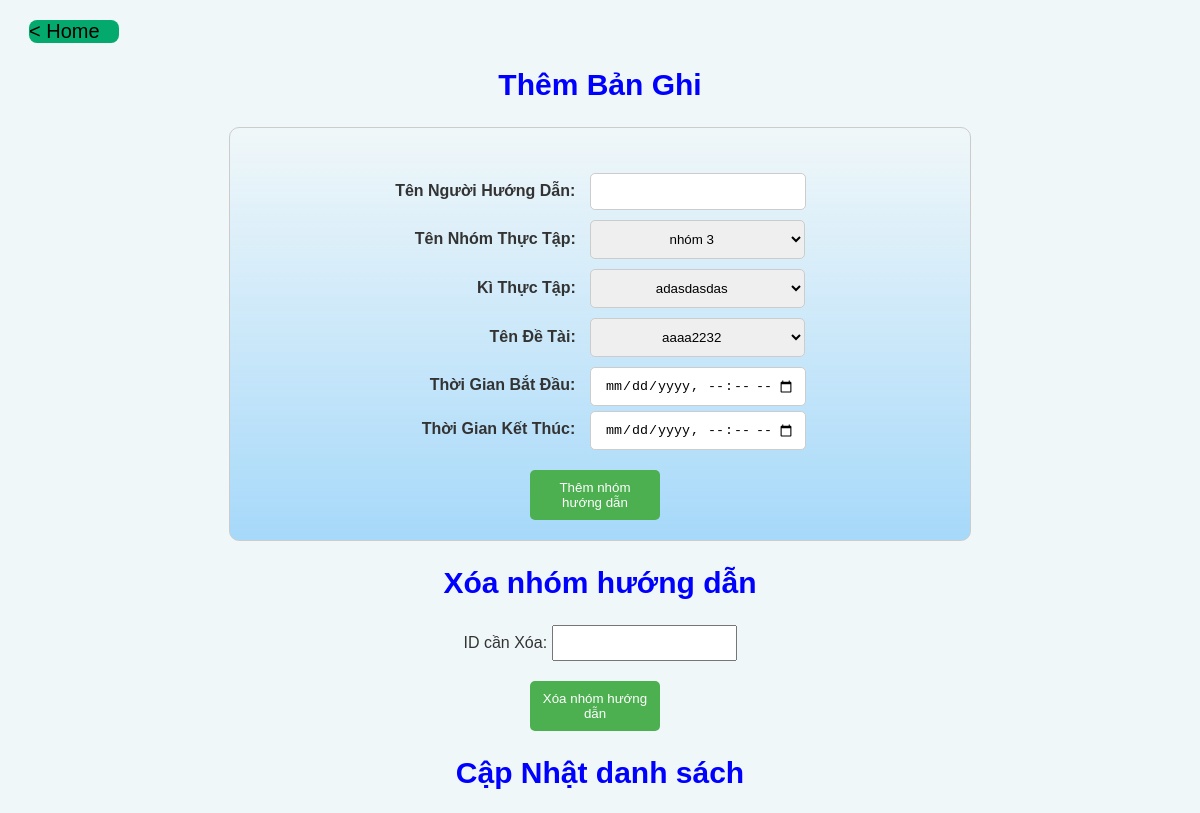
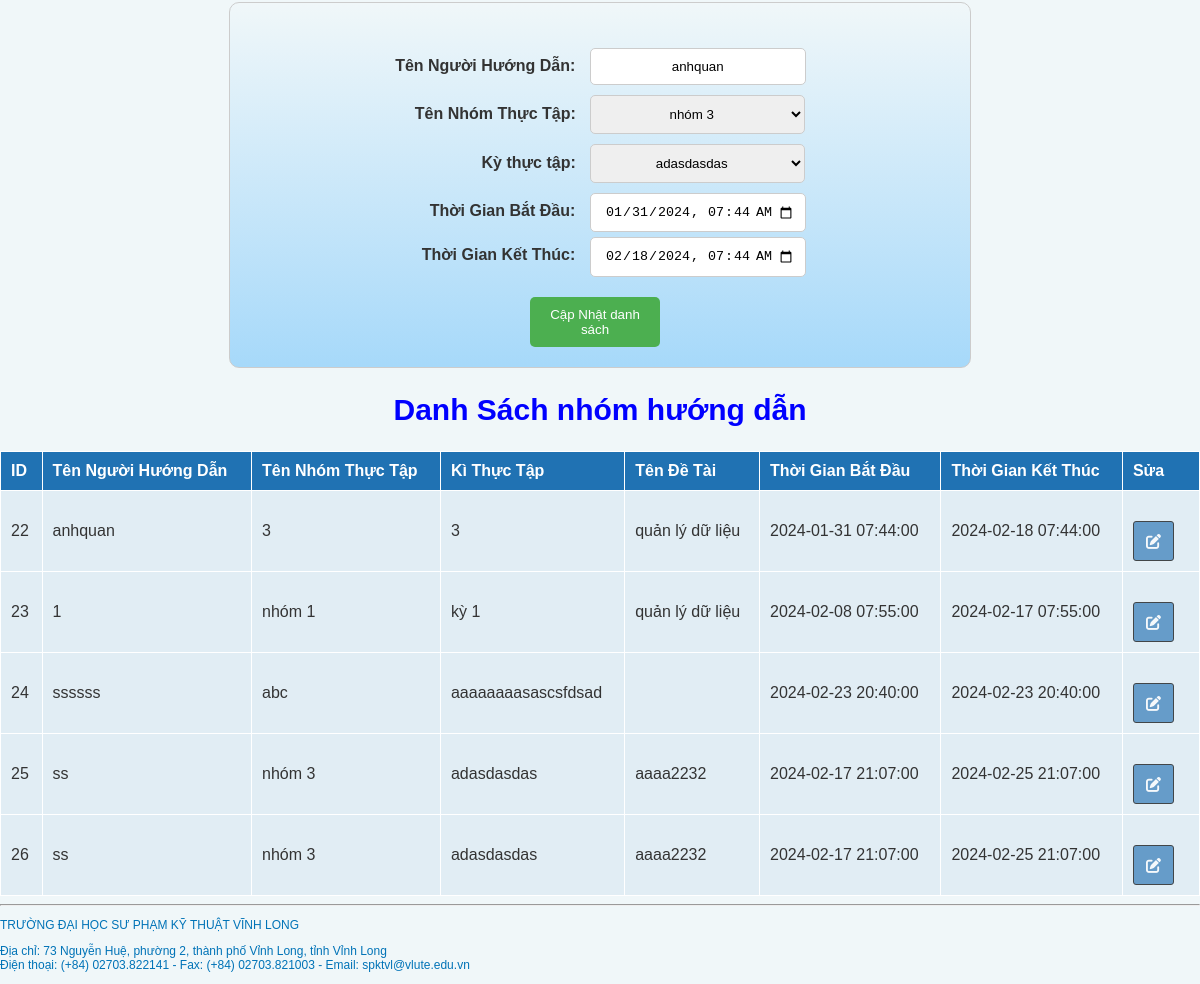
The app's page /nhomhd.php?id_to_update=22 with its own data (2 pictures, top to bottom).
### tables this page shows
CREATE TABLE `nhomnguoihd` (
  `id_nhomnguoihd` int(11) NOT NULL,
  `tennguoihuongdan` varchar(100) NOT NULL,
  `tennhomthuctap` varchar(100) NOT NULL,
  `kithuctap` varchar(100) NOT NULL,
  `tendetai` varchar(100) NOT NULL,
  `thoigianbatdau` datetime DEFAULT NULL,
  `thoigianketthuc` datetime DEFAULT NULL
);

### nhomhd.php (the view, shortened to what this page needs)
<?php
$mysqli = new mysqli('localhost', 'root', '', 'quanlysvtt');
function getKythuctapOptions()
{
    global $mysqli;
    $options = array();
    $query = "SELECT * FROM kythuctap";
    $result = $mysqli->query($query);
    if ($result->num_rows > 0) {
        while ($row = $result->fetch_assoc()) {
            $options[$row['tenkythuctap']] = $row['tenkythuctap'];
        }
    }
    return $options;
}
function getNhomttOptions()
{
    global $mysqli;
    $options = array();
    $query = "SELECT * FROM nhomtt";
    $result = $mysqli->query($query);
    if ($result->num_rows > 0) {
        while ($row = $result->fetch_assoc()) {
            $options[$row['tennhom']] = $row['tennhom'];
        }
    }
    return $options;
}
function getTendetaiOptions()
{
    global $mysqli;
    $options = array();
    $query = "SELECT * FROM tendetai";
    $result = $mysqli->query($query);
    if ($result->num_rows > 0) {
        while ($row = $result->fetch_assoc()) {
            $options[$row['tendetai']] = $row['tendetai'];
        }
    }
    return $options;
}
?>
<!DOCTYPE html>
<html lang="en">
<head>
    <link rel="stylesheet" href="https://cdnjs.cloudflare.com/ajax/libs/select2/4.1.0-beta.1/css/select2.min.css">
    <link rel="stylesheet" href="https://use.fontawesome.com/releases/v6.4.2/css/all.css">
</head>
<body>
<div class="home">
        <a href="index.php"> < Home</a>
    </div>
<h2>Thêm Bản Ghi</h2>
<div class="form">
<form method="post" action="nhomhd.php">
    <label>Tên Người Hướng Dẫn:</label>
    <input type="text" name="tennguoihuongdan" required><br>
    <label>Tên Nhóm Thực Tập:</label>
    <select name="tennhomthuctap"  required>
        <?php
        $nhomttOptions = getNhomttOptions();
        foreach ($nhomttOptions as $id => $tennhom) {
            echo "<option value=\"$id\">$tennhom</option>";
        }
        ?>
    </select>
    <br>
    <label>Kì Thực Tập:</label>
    <select name="kithuctap"  required>
        <?php
        $kythuctapOptions = getKythuctapOptions();
        foreach ($kythuctapOptions as $id => $tenkythuctap) {
            echo "<option value=\"$id\">$tenkythuctap</option>";
        }
        ?>
    </select><br>
    <label>Tên Đề Tài:</label>
    <select name="tendetai"  required>
        <?php
        $tendetaiOptions = getTendetaiOptions();
        foreach ($tendetaiOptions as $tendetai) {
            echo "<option value=\"$tendetai\">$tendetai</option>";
        }
        ?>
    </select><br>
    <label>Thời Gian Bắt Đầu:</label>
    <input type="datetime-local" name="thoigianbatdau" required><br>
    <label>Thời Gian Kết Thúc:</label>
    <input type="datetime-local" name="thoigianketthuc" required><br>
    <button type="submit" name="add" >Thêm nhóm hướng dẫn</button>
</form>
</div>
<h2>Xóa nhóm hướng dẫn</h2>
<div class="xoa">
<form method="post" action="nhomhd.php">
    <label>ID cần Xóa:</label>
    <input type="number" name="id_to_delete" required><br>
    <button type="submit" name="delete" >Xóa nhóm hướng dẫn</button>
</form>
</div>
<?php
if (isset($_GET['id_to_update'])) {
    $id_to_update = $_GET['id_to_update'];
    $select_update_query = "SELECT * FROM nhomnguoihd WHERE id_nhomnguoihd = $id_to_update";
    $update_result = $mysqli->query($select_update_query);
    if ($update_result->num_rows > 0) {
        $row = $update_result->fetch_assoc();
?>
<h2>Cập Nhật danh sách</h2>
<div class="form">
    <form method="post" action="nhomhd.php">
        <label>Tên Người Hướng Dẫn:</label>
            <input type="text" name="tennguoihuongdan" value="<?php echo $row['tennguoihuongdan']; ?>" required><br>
        <label>Tên Nhóm Thực Tập:</label>
        <select name="tennhomthuctap"  required>
            <?php
            foreach ($nhomttOptions as $id => $tennhom) {
                    $selected = ($id == $row['tennhomthuctap']) ? 'selected' : '';
                        echo "<option value=\"$id\" $selected>$tennhom</option>";
                    }
            ?>
        </select><br>
        <label for="kithuctap">Kỳ thực tập:</label>
        <select name="kithuctap"  required>
            <?php
            $kythuctapOptions = getKythuctapOptions();
            foreach ($kythuctapOptions as $tenkythuctap) {
                echo "<option value=\"$tenkythuctap\">$tenkythuctap</option>";
            }
            ?>
        </select><br>
        <label>Thời Gian Bắt Đầu:</label>
        <input type="datetime-local" name="thoigianbatdau" value="<?php echo $row['thoigianbatdau']; ?>" required><br>
        <label>Thời Gian Kết Thúc:</label>
        <input type="datetime-local" name="thoigianketthuc" value="<?php echo $row['thoigianketthuc']; ?>" required><br>
        <button type="submit" name="update" >Cập Nhật danh sách</button>
        </form>
    </div>
        <?php
        }
    }
?>
<h2>Danh Sách nhóm hướng dẫn</h2>
<?php
$select_query = "SELECT * FROM nhomnguoihd WHERE id_nhomnguoihd >= 0 AND id_nhomnguoihd <= 999";
$result = $mysqli->query($select_query);
if ($result->num_rows > 0) {
    echo "<table border='1'>";
    echo "<tr><th>ID</th><th>Tên Người Hướng Dẫn</th><th>Tên Nhóm Thực Tập</th><th>Kì Thực Tập</th><th>Tên Đề Tài</th><th>Thời Gian Bắt Đầu</th><th>Thời Gian Kết Thúc</th><th>Sửa</th></tr>";
    while ($row = $result->fetch_assoc()) {
        echo "<tr>";
        echo "<td>" . $row['id_nhomnguoihd'] . "</td>";
        echo "<td>" . $row['tennguoihuongdan'] . "</td>";
        echo "<td>" . $row['tennhomthuctap'] . "</td>";
        echo "<td>" . $row['kithuctap'] . "</td>";
        echo "<td>" . $row['tendetai'] . "</td>";
        echo "<td>" . $row['thoigianbatdau'] . "</td>";
        echo "<td>" . $row['thoigianketthuc'] . "</td>";
        echo "<td><a href='nhomhd.php?id_to_update=" . $row['id_nhomnguoihd'] . "'>
            <button class='btnedit'><i class='fa-solid fa-pen-to-square'></i></button>
        </a>
        </td>";
        echo "</tr>";
    }
    echo "</table>";
} else {
    echo "Không có bản ghi nào được tìm thấy";
}
?>
</body>
 <div class="w3-footer"><hr>
    <span class="text-sm text-blue" style="font-size:12px ; color: #0073B7">
            <p>TRƯỜNG ĐẠI HỌC SƯ PHẠM KỸ THUẬT VĨNH LONG</p>
            <p>Địa chỉ: 73 Nguyễn Huệ, phường 2, thành phố Vỉnh Long, tỉnh Vỉnh Long<br>
            Điện thoại: (+84) 02703.822141 - Fax: (+84) 02703.821003 - Email: spktvl@vlute.edu.vn</p>
        </span>
    </div>
</html>

### nhomhd.php (style rules this page uses)
body { background-color: #f0f7f9; color: #333; font-family: Arial, sans-serif; margin: 0; padding: 0; }
table { width: 100%; border-collapse: collapse; margin-top: 20px; }
table, th, td { border: 1px solid #ffffff; }
th, td { padding: 10px; text-align: left; }
th { background-color: #2072b3; color: white; }
tr:nth-child(even) { background-color: #e1edf4; }
tr:nth-child(odd) { background-color: #d4e5f7; }
a { color: #2072b3; }
form { margin-top: 20px; }
h2 { color: #2072b3; }
input[type="text"], input[type="password"], input[type="email"], select { width: 10%; padding: 8px; margin: 5px 0; box-sizing: border-box; }
.form { background: linear-gradient(rgba(135, 206, 250, 0), rgba(135, 204, 250, 0.7)); width: 700px; margin: 0 auto; text-align: center; padding: 20px; border: 1px solid #ccc; border-radius: 10px; }
.form input { width: 216PX; padding: 10px; box-sizing: border-box; border: 1px solid #ccc; border-radius: 5px; text-align: center; margin-top: 5px; }
.form label { display: inline-block; width: 181px; text-align: right; margin-right: 10px; font-weight: bold; }
.form select { width: 215px; padding: 10px; box-sizing: border-box; border: 1px solid #ccc; border-radius: 5px; text-align: center; }
h2 { text-align: center; color: blue; font-size: 30px; font-weight: bolder; }
button { display: inline-block; margin-right: 10px; padding: 10px; background-color: #4CAF50; color: white; border: none; border-radius: 5px; cursor: pointer; width: 130px; }
button { margin-top: 20px; }
.btnedit { background-color: #337ab7; border: 1px solid black; cursor: pointer; font-size: 15px; border-radius: 3PX; opacity: 0.7; width: 41px; height: 40px; }
.home { background: #04AA6D; width: 90px; margin-top: 20px; margin-left: 29px; font-size: 20px; border-radius: 8px; }
a { color: white; text-decoration: none; }
.xoa { text-align: center; }
input[type="number"] { height: 30px; }
a { color: black; }

### records on screen
nhomnguoihd: tennguoihuongdan "anhquan", thoigianbatdau "01/31/2024 07:44", thoigianketthuc "02/18/2024 07:44", id_nhomnguoihd "22", tennhomthuctap "3", kithuctap "3", tendetai "quản lý dữ liệu", thoigianbatdau "2024-01-31 07:44:00", thoigianketthuc "2024-02-18 07:44:00"
nhomnguoihd: id_nhomnguoihd "23", tennguoihuongdan "1", tennhomthuctap "nhóm 1", kithuctap "kỳ 1", tendetai "quản lý dữ liệu", thoigianbatdau "2024-02-08 07:55:00", thoigianketthuc "2024-02-17 07:55:00"
nhomnguoihd: id_nhomnguoihd "24", tennguoihuongdan "ssssss", tennhomthuctap "abc", kithuctap "aaaaaaaasascsfdsad", thoigianbatdau "2024-02-23 20:40:00", thoigianketthuc "2024-02-23 20:40:00"
nhomnguoihd: id_nhomnguoihd "25", tennguoihuongdan "ss", tennhomthuctap "nhóm 3", kithuctap "adasdasdas", tendetai "aaaa2232", thoigianbatdau "2024-02-17 21:07:00", thoigianketthuc "2024-02-25 21:07:00"
nhomnguoihd: id_nhomnguoihd "26", tennguoihuongdan "ss", tennhomthuctap "nhóm 3", kithuctap "adasdasdas", tendetai "aaaa2232", thoigianbatdau "2024-02-17 21:07:00", thoigianketthuc "2024-02-25 21:07:00"

### other values on screen
form field tennhomthuctap "nhóm 3"
form field kithuctap "adasdasdas"
form field tendetai "aaaa2232"
